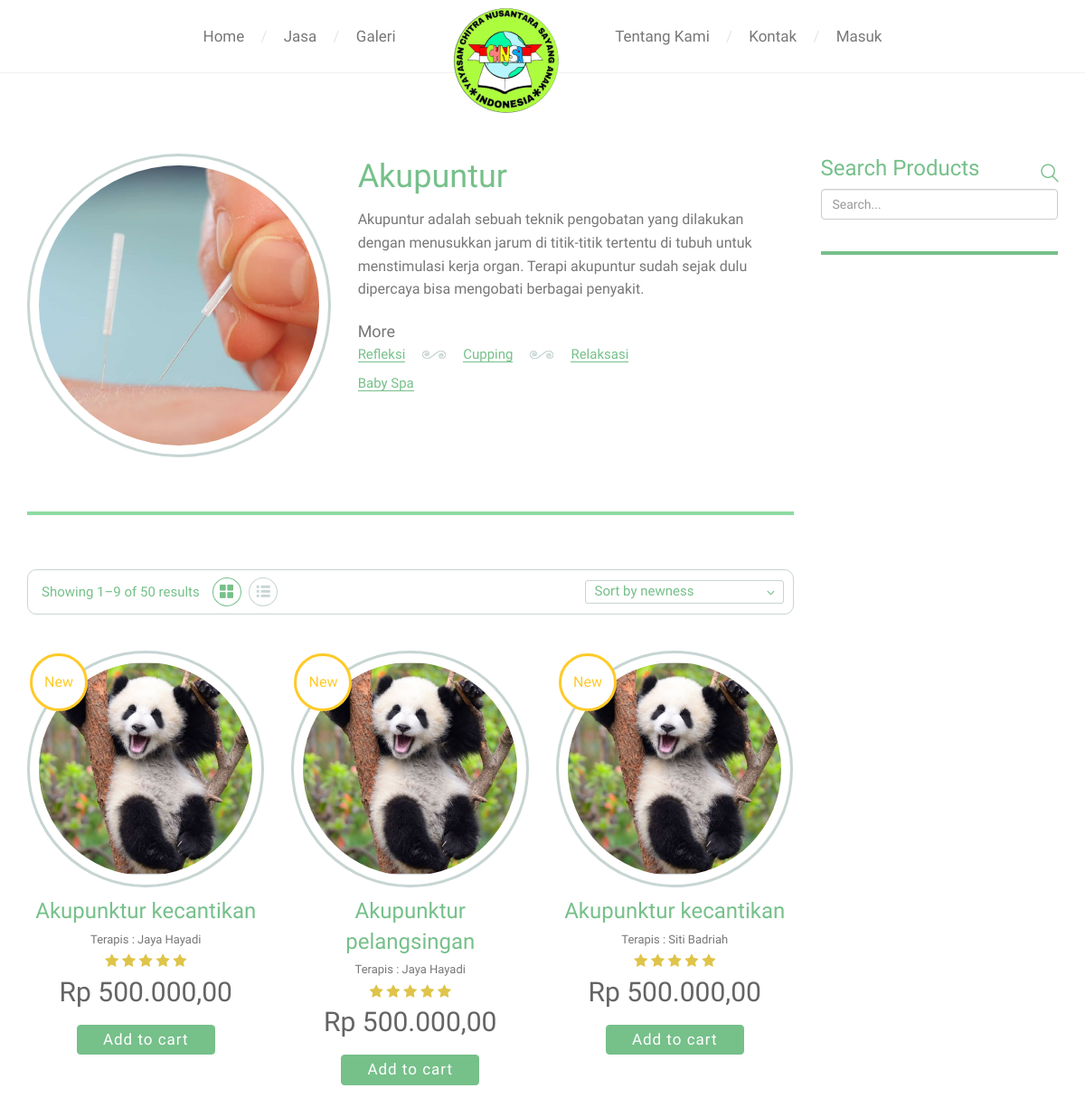
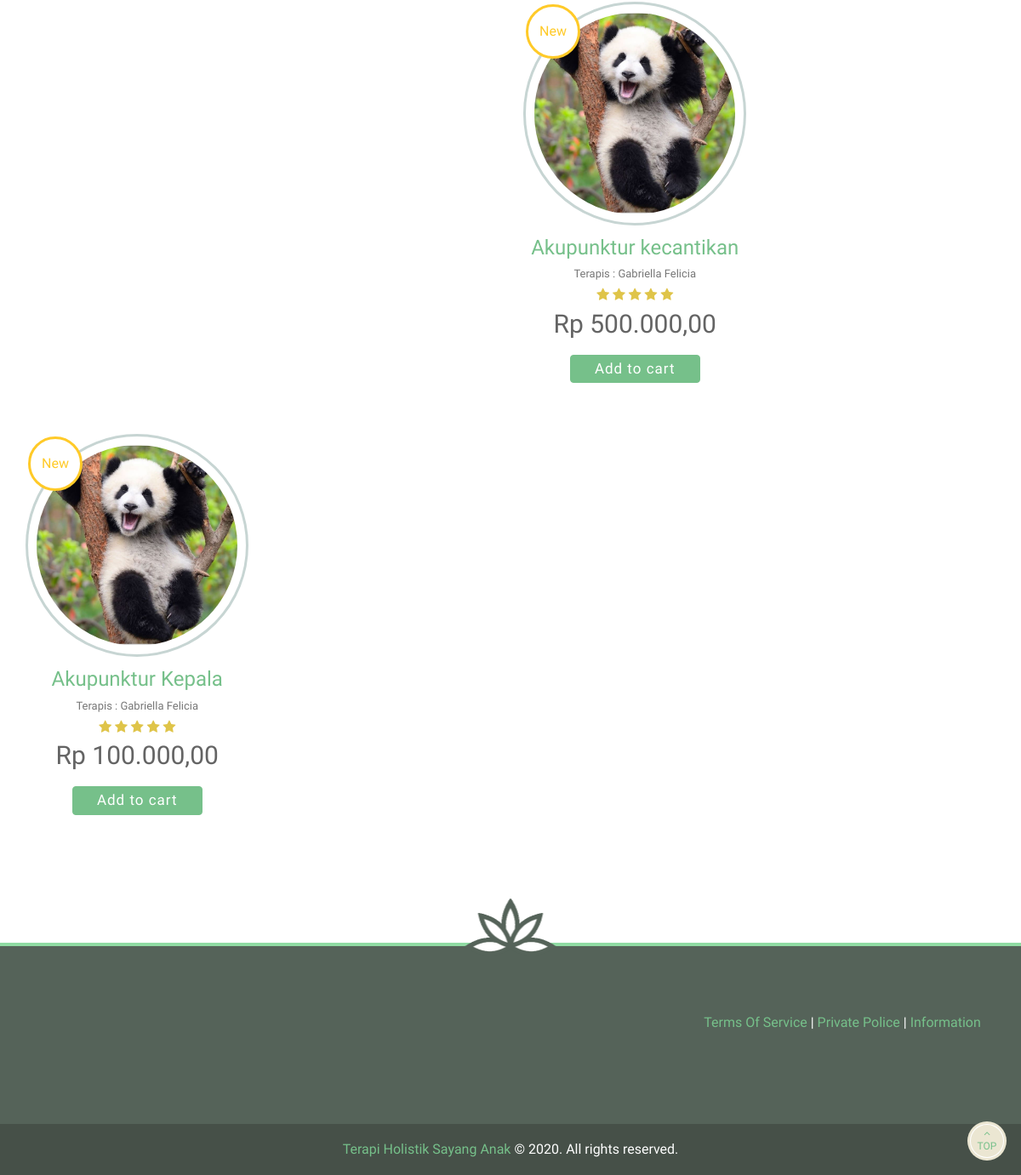
Page /index.php/landing/jasa on the committed database (2 pictures, top to bottom).
### tables this page shows
CREATE TABLE `layanan` (
  `id_layanan` int(11) NOT NULL AUTO_INCREMENT,
  `jenis` varchar(50) NOT NULL,
  `nama` varchar(50) NOT NULL,
  `durasi` varchar(30) NOT NULL,
  `harga` int(11) NOT NULL,
  `gambar` varchar(100) DEFAULT NULL,
  `deskripsi` varchar(450) DEFAULT NULL,
  PRIMARY KEY (`id_layanan`)
);

CREATE TABLE `user` (
  `id_user` int(11) NOT NULL AUTO_INCREMENT,
  `nama` varchar(50) NOT NULL,
  `email` varchar(50) NOT NULL,
  `password` varchar(500) NOT NULL,
  `hak_akses` varchar(20) NOT NULL,
  PRIMARY KEY (`id_user`),
  UNIQUE KEY `email` (`email`)
);

### application/controllers/Landing.php (called while the page is built, shortened)
<?php
class Landing extends CI_Controller
{
    function __construct()
    {
        $this->load->model('Search_model');
    }
    public function jasa()
    {
        $data['landing'] = $this->Search_model->get_all();
        $data['_view'] = 'landing/jasa';
        $this->load->view('templates/relish/header', $data);
        $this->load->view('landing/jasa', $data);
        $this->load->view('templates/relish/footer', $data);
    }
}

### index.php (called while the page is built, shortened)
<?php
require_once BASEPATH.'core/CodeIgniter.php';

### application/models/Search_model.php (called while the page is built, shortened)
<?php
class Search_model extends CI_Model
{
    public function get_all(){
            $this->db->select('user.nama as terapis,layanan.jenis,layanan.nama,layanan.durasi,layanan.harga,detail_layanan.id_detailLayanan as iddetaillayanan,gambar');
            $this->db->from('layanan');
            $this->db->join('detail_layanan', 'layanan.id_layanan=detail_layanan.id_layanan');
            $this->db->join('terapis', 'terapis.id_terapis=detail_layanan.id_terapis');
            $this->db->join('user', 'user.id_user=terapis.id_user');
        return $this->db->get()->result();
    }
}

### application/views/landing/jasa.php (the view, shortened to what this page needs)
<section class="page-section">
  <div class="container">
    <div class="row shop-single">
      <div class="col-md-9 woocommerce">
        <div class="row">
          <div class="col-md-5 mb-md-20">
            <div class="shop-container align-center alt-2">
              <a href="<?= base_url('assets/img/jasa/akupuntur-front.jpg') ?>" class="lightbox mfp-image">
                <div class="shop-media big">
                  <div class="shop-img">
                    <img src="<?= base_url('assets/img/jasa/akupuntur-front.jpg') ?>" data-at2x="<?= base_url('assets/img/jasa/akupuntur-front.jpg') ?>" alt />
                  </div>
                </div>
              </a>
            </div>
          </div>
          <div class="col-md-7 md-center">
            <h4 class="product-title font-alt">Akupuntur</h4>
            <p class="mt-10">
              Akupuntur adalah sebuah teknik pengobatan yang dilakukan dengan menusukkan jarum di titik-titik tertentu di tubuh untuk menstimulasi kerja organ. Terapi akupuntur sudah sejak dulu dipercaya bisa mengobati berbagai penyakit.
            </p>
            <h6 class="shop-single-title-small mb-10">More</h6>
            <div class="title-under alt font-alt">
              <a href="#">
                <h3>Refleksi</h3>
              </a>
              <div class="img-line">
                <img src="<?= base_url('assets/relish/images/lines/img-line-26.png'); ?>" data-at2x="<?= base_url('assets/relish/images/lines/img-line-26@2x.png'); ?>" alt />
              </div>
              <a href="#">
                <h3>Cupping</h3>
              </a>
              <div class="img-line">
                <img src="<?= base_url('assets/relish/images/lines/img-line-26.png'); ?>" data-at2x="<?= base_url('assets/relish/images/lines/img-line-26@2x.png'); ?>" alt />
              </div>
              <a href="#">
                <h3>Relaksasi</h3>
              </a>
              <br />
              <a href="#">
                <h3>Baby Spa</h3>
              </a>
            </div>
          </div>
        </div>
        <hr class="mt-60 mb-60 alt-2" />
        <div class="group mt-40">
          <p class="result-count">Showing 1–9 of 50 results</p>
          <div id="list-grid">
            <div class="grid-view active" title="Switch to grid view">
              <i class="flaticon-squares-1"></i>
            </div>
            <div class="list-view" title="Switch to list view">
              <i class="flaticon-squares-2"></i>
            </div>
          </div>
          <form class="woocommerce-ordering" method="get">
            <select name="orderby" class="orderby">
              <option value="menu_order">Sort by newness</option>
            </select>
          </form>
        </div>
        <div class="row mt-40 products">
          <?php foreach ($landing as $row) { ?>
            <div class="col-md-4 col-sm-4 mb-60">
              <div class="shop-container align-center alt-2">
                <a href="<?= base_url('resources/picture/layanan/'.$row->gambar); ?>" class="lightbox mfp-image">
                  <div class="shop-media">
                    <div class="shop-img">
                      <img src="<?= base_url('resources/picture/layanan/'.$row->gambar); ?>" data-at2x="<?= base_url('assets/relish/images/shop/img-1@2x.jpg'); ?>" alt />
                    </div>
                    <div class="label-new label-left font-alt">New</div>
                  </div>
                </a>
                <a href="#">
                  <h3 class="shop-title font-alt"><?php echo $row->nama; ?></h3>
                </a>
                <a href="#">
                  <font size="2">Terapis : <?php echo $row->terapis; ?></font>
                </a>
                <div class="shop-stars">
                  <i class="fa fa-star"></i>
                  <i class="fa fa-star"></i>
                  <i class="fa fa-star"></i>
                  <i class="fa fa-star"></i>
                  <i class="fa fa-star"></i>
                </div>
                <div class="shop-price font-alt"><?php echo "Rp " . number_format($row->harga, 2, ",", "."); ?>
                </div>
                <a href="<?php echo base_url('cart/add/') . $row->iddetaillayanan; ?>" class="button small">Add to cart</a>
              </div>
            </div>
          <?php } ?>
        </div>
      </div>
      <div class="col-md-3">
        <aside class="widget-search">
          <h3>Search Products</h3>
          <?php echo form_open('landing/search'); ?>
          <label>
            <input type="search" class="form-control" placeholder="Search..." value="" name="keyword" title="Search for:" />
          </label>
          <button type="submit" class="search-submit">
            <i class="flaticon-search"></i>
          </button>
          <?php echo form_close() ?>
        </aside>
      </div>
    </div>
</section>

### rows in the picture
layanan: gambar (picture), nama "Akupunktur kecantikan", user.nama "Jaya Hayadi", harga "500.000,00", user.nama "Siti Badriah", user.nama "Gabriella Felicia"
layanan: gambar (picture), nama "Akupunktur pelangsingan", user.nama "Jaya Hayadi", harga "500.000,00"
layanan: gambar (picture), nama "Akupunktur Kepala", user.nama "Gabriella Felicia", harga "100.000,00"
